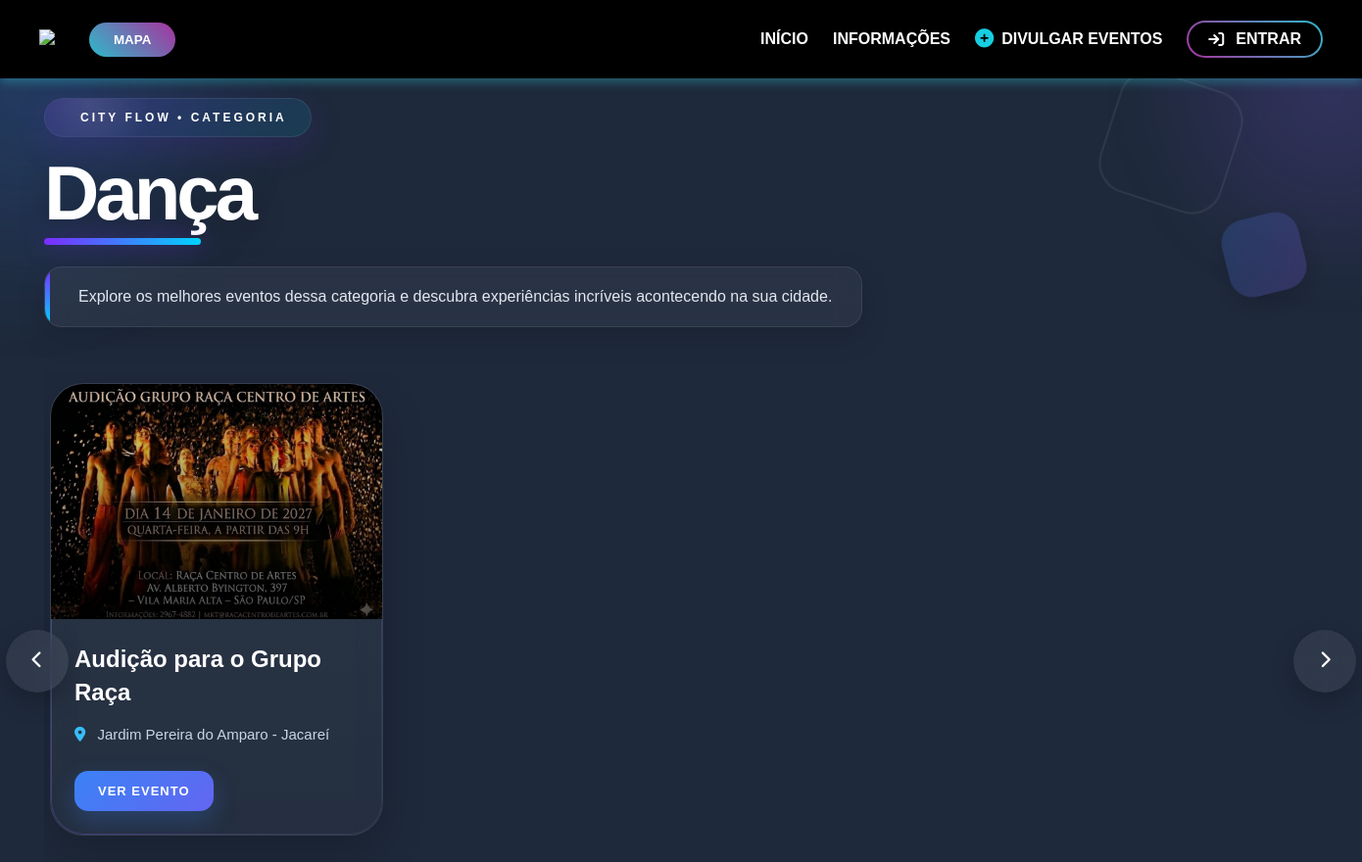
The page /categoria.php?id=2 on the database its author committed.
### tables this page shows
CREATE TABLE `categoria` (
  `id_categoria` int NOT NULL AUTO_INCREMENT,
  `categoria_evento` varchar(100) DEFAULT NULL,
  PRIMARY KEY (`id_categoria`)
);

CREATE TABLE `eventos_cadastrados` (
  `id_evento` int NOT NULL AUTO_INCREMENT,
  `id_usuarios` int NOT NULL,
  `titulo` varchar(255) NOT NULL,
  `subtitulo` varchar(255) DEFAULT NULL,
  `descIMG` varchar(255) DEFAULT NULL,
  `descricao` text,
  `rua` varchar(100) DEFAULT NULL,
  `bairro` varchar(100) DEFAULT NULL,
  `numero` int DEFAULT NULL,
  `cidade` varchar(100) DEFAULT NULL,
  `CEP` varchar(11) DEFAULT NULL,
  `ponto_referencia` varchar(255) DEFAULT NULL,
  `latitude` decimal(10,8) DEFAULT NULL,
  `longitude` decimal(11,8) DEFAULT NULL,
  `data_inicio_evento` date DEFAULT NULL,
  `data_fim_evento` date DEFAULT NULL,
  `horario_inicio_evento` time DEFAULT NULL,
  `horario_fim_evento` time DEFAULT NULL,
  `id_categoria` int NOT NULL,
  `Imagem` varchar(255) DEFAULT NULL,
  PRIMARY KEY (`id_evento`),
  KEY `id_usuarios` (`id_usuarios`),
  KEY `id_categoria` (`id_categoria`),
  CONSTRAINT `eventos_cadastrados_ibfk_1` FOREIGN KEY (`id_usuarios`) REFERENCES `usuarios` (`id_usuarios`) ON DELETE CASCADE,
  CONSTRAINT `eventos_cadastrados_ibfk_2` FOREIGN KEY (`id_categoria`) REFERENCES `categoria` (`id_categoria`) ON DELETE CASCADE
);

### categoria.php (the view, shortened to what this page needs)
<?php
include 'Conexao.php';
$idCategoria = isset($_GET['id'])
    ? intval($_GET['id'])
    : 0;
$sqlCategoria = "
SELECT categoria_evento
FROM categoria
WHERE id_categoria = $idCategoria
";
$resultCategoria = mysqli_query($conexao, $sqlCategoria);
$categoria = mysqli_fetch_assoc($resultCategoria);
$sqlEventos = "
SELECT *
FROM eventos_cadastrados
WHERE id_categoria = $idCategoria
ORDER BY id_evento DESC
";
$resultEventos = mysqli_query($conexao, $sqlEventos);
?>
<!DOCTYPE html>
<html lang="pt-br">
<head>
    <link rel="stylesheet" href="header.css">
    <link rel="stylesheet" href="categoria.css">
    <link rel="stylesheet"
    href="https://cdnjs.cloudflare.com/ajax/libs/font-awesome/6.5.0/css/all.min.css">
</head>
<body>
<header>
    <div class="logo">
        <a href="index.php">
            <img src="imgs/cityFlow.webp">
        </a>
    </div>
    <a href="mapa.php" target="_blank">
        <button class="botaoMapa">
            MAPA
        </button>
    </a>
    <nav>
        <ul class="menu">
            <li>
                <a href="index.php">
                    INÍCIO
                </a>
            </li>
            <li>
                <a href="informacoes.php">
                    INFORMAÇÕES
                </a>
            </li>
            <li>
                <a href="cadastroEvento.php">
                    <i class="fa-solid fa-circle-plus"></i>
                    DIVULGAR EVENTOS
                </a>
            </li>
            <?php if (isset($_SESSION['usuario_id'])): ?>
                <li class="perfil">
                    <a href="#">
                        <i class="fa-solid fa-circle-user"></i>
                        <?php echo $_SESSION['nome_usuario']; ?>
                    </a>
                    <ul class="submenu">
                        <li>
                            <a href="minhaConta.php">
                                <i class="fa-solid fa-user-gear"></i>
                                Minha Conta
                            </a>
                        </li>
                        <li>
                            <a href="minhaConta.php#favoritos">
                                <i class="fa-solid fa-heart"></i>
                                Favoritos
                            </a>
                        </li>
                        <li>
                            <a href="ajuda.php">
                                <i class="fa-solid fa-circle-question"></i>
                                Central de ajuda
                            </a>
                        </li>
                        <li>
                            <a href="logout.php"
                            class="btn-sair">
                                <i class="fa-solid fa-right-from-bracket"></i>
                                Sair
                            </a>
                        </li>
                    </ul>
                </li>
            <?php else: ?>
                <li>
                    <div class="menu-container"
                    id="abrirModal">
                        <i class="fa-solid fa-arrow-right-to-bracket"></i>
                        <span class="texto-entrar">
                            ENTRAR
                        </span>
                    </div>
                </li>
            <?php endif; ?>
        </ul>
    </nav>
</header>
<section class="categoria-topo">
    <div class="forma-topo-1"></div>
    <div class="forma-topo-2"></div>
    <div class="badge-categoria">
        <span>
            CITY FLOW • CATEGORIA
        </span>
    </div>
    <h1>
        <?php echo $categoria['categoria_evento']; ?>
    </h1>
    <p>
        Explore os melhores eventos dessa categoria
        e descubra experiências incríveis acontecendo
        na sua cidade.
    </p>
</section>
<section class="eventos-wrapper">
    <button
        class="btn-carrossel btn-prev"
        onclick="scrollEventos(-1)"
    >
        <i class="fa-solid fa-chevron-left"></i>
    </button>
    <div
        class="eventos-grid"
        id="eventosGrid"
    >
    <?php if(mysqli_num_rows($resultEventos) > 0): ?>
        <?php while($evento = mysqli_fetch_assoc($resultEventos)): ?>
            <a
                href="eventos.php?id=<?php echo $evento['id_evento']; ?>"
                class="card-evento"
            >
                <div class="img-evento">
                    <img
                        src="uploads/<?php echo $evento['Imagem']; ?>"
                        alt=""
                    >
                </div>
                <div class="info-evento">
                    <h3>
                        <?php echo $evento['titulo']; ?>
                    </h3>
                    <p class="local-evento">
                        <i class="fa-solid fa-location-dot"></i>
                        <?php echo $evento['bairro']; ?>
                        -
                        <?php echo $evento['cidade']; ?>
                    </p>
                    <span class="btn-ver">
                        VER EVENTO
                    </span>
                </div>
            </a>
        <?php endwhile; ?>
    <?php else: ?>
        <p class="nenhum-evento">
            Nenhum evento encontrado nessa categoria.
        </p>
    <?php endif; ?>
    </div>
    <button
        class="btn-carrossel btn-next"
        onclick="scrollEventos(1)"
    >
        <i class="fa-solid fa-chevron-right"></i>
    </button>
</section>
</body>
</html>

### header.css (style rules this page uses)
* { box-sizing: border-box; }
body { margin: 0; padding-top: 90px; font-family: Arial, sans-serif; background-color: #000; }
header { position: fixed; top: 0; left: 0; width: 100%; height: 80px; z-index: 1000; display: flex; align-items: center; background-color: #000; box-shadow: 0px 4px 10px rgba(45, 185, 201, 0.4); padding: 0 40px; box-sizing: border-box; gap: 35px; }
nav { margin-left: auto; }
header a { text-decoration: none; color: inherit; }
.logo { display: flex; align-items: center; flex-shrink: 0; }
.logo img { height: 60px; transition: transform 0.2s; }
.botaoMapa { background: linear-gradient(45deg, #2dbac9, #a8329e); color: white; border: none; padding: 10px 25px; border-radius: 100px; font-weight: bold; flex-shrink: 0; cursor: pointer; transition: transform 0.2s; }
.menu { list-style: none; display: flex; align-items: center; gap: 25px; margin: 0; padding: 0; white-space: nowrap; }
.menu li { display: flex; align-items: center; }
.menu a { display: flex; align-items: center; gap: 8px; color: #fff; text-decoration: none; font-weight: bold; }
.fa-circle-plus { color: #16cee2; font-size: 1.2em; }
.menu-container { display: flex; align-items: center; gap: 12px; padding: 8px 20px; border-radius: 100px; background: #000; border: 2px solid transparent; background-image: linear-gradient(#000,#000), linear-gradient(45deg,#a8329e,#2dbac9); background-origin: border-box; background-clip: padding-box, border-box; font-weight: bold; cursor: pointer; transition: transform 0.2s; }
.menu-container i, .menu-container span { color: #fff; font-weight: bold; pointer-events: none; }

### rows shown on the page
categoria: categoria_evento "Dança"
eventos_cadastrados: Imagem (picture), titulo "Audição para o Grupo Raça", bairro "Jardim Pereira do Amparo", cidade "Jacareí"
